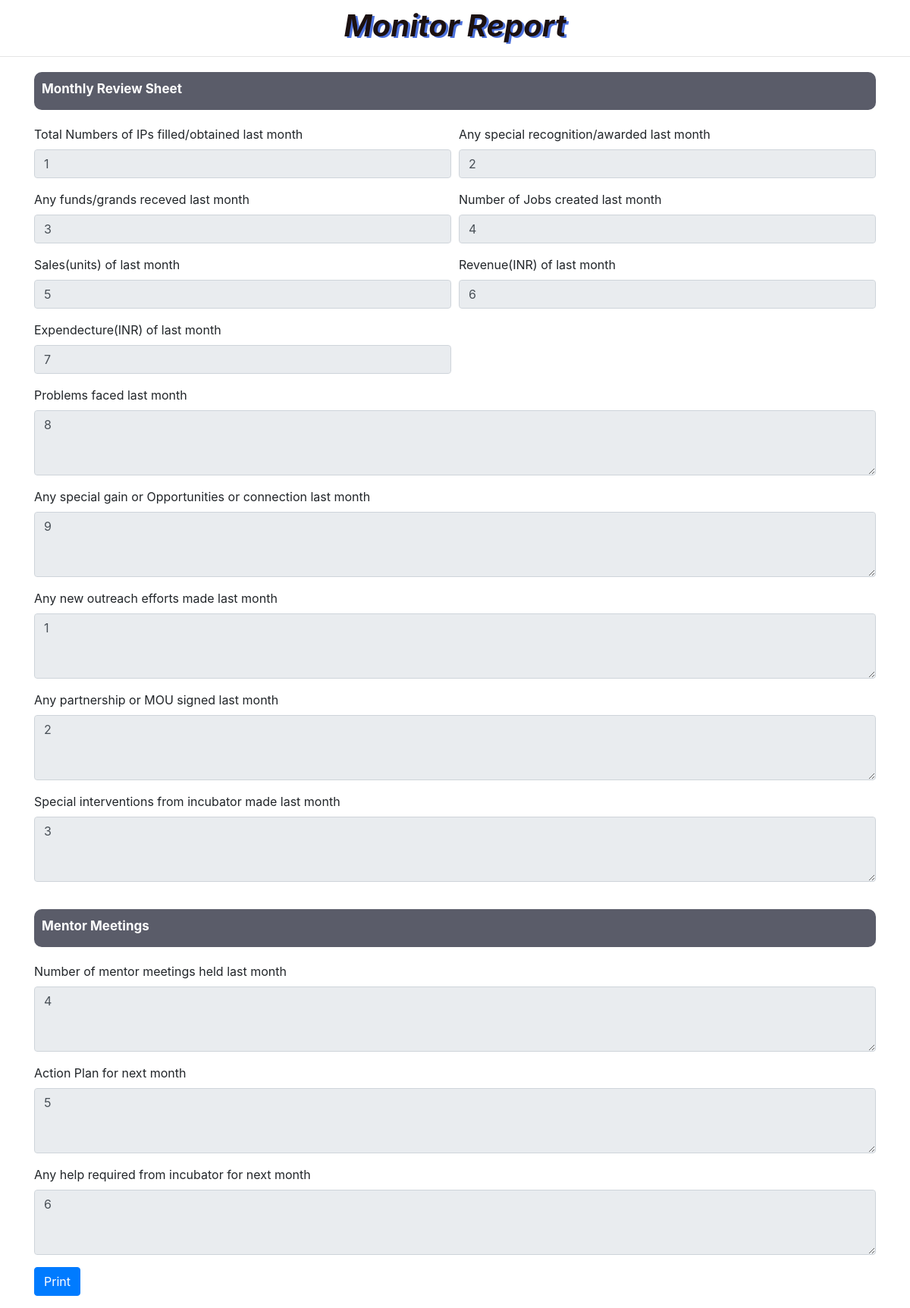
The app's page /dashboard/monitor_report/2/ with its own data.
### useraccount/models.py (models this page shows, shortened)
class MonitorSheetReport(models.Model):
	connect_startup			      	= models.ForeignKey(StartUp, on_delete=models.CASCADE)
	ips_till_date					= models.CharField(max_length=100,null=True,blank=True)
	recognisation_till_date			= models.CharField(max_length=100,null=True,blank=True)
	funds_till_date					= models.CharField(max_length=100,null=True,blank=True)
	jobs_created_till_date 			= models.CharField(max_length=100,null=True,blank=True)
	sales_till_date					= models.CharField(max_length=100,null=True,blank=True)
	revenew_till_date				= models.CharField(max_length=100,null=True,blank=True)
	expendicture_till_date			= models.CharField(max_length=100,null=True,blank=True)
	ips_last_month					= models.CharField(max_length=100,null=True,blank=True)
	recognisation_last_month		= models.CharField(max_length=100,null=True,blank=True)
	funds_last_month				= models.CharField(max_length=100,null=True,blank=True)
	jobs_created_last_month 		= models.CharField(max_length=100,null=True,blank=True)
	sales_last_month				= models.CharField(max_length=100,null=True,blank=True)
	revenew_last_month				= models.CharField(max_length=100,null=True,blank=True)
	expendicture_last_month			= models.CharField(max_length=100,null=True,blank=True)
	problems						= models.CharField(max_length=2000,null=True,blank=True)
	oppertunities					= models.CharField(max_length=2000,null=True,blank=True)
	out_reach						= models.CharField(max_length=2000,null=True,blank=True)
	intervention 					= models.CharField(max_length=2000,null=True,blank=True)
	partnership_mou					= models.CharField(max_length=1000,null=True,blank=True)
	monitor_meeting					= models.CharField(max_length=1000,null=True,blank=True)
	action_plan						= models.CharField(max_length=2000,null=True,blank=True)
	help_required					= models.CharField(max_length=2000,null=True,blank=True)
	first_atempt					= models.BooleanField(default=True)
	allow_edit 						= models.BooleanField(default=False)
	date_of_filling					= models.DateTimeField(verbose_name='report date_of_filling', auto_now_add=True)

### dashboard/views.py (the view)
# urls.py: path('monitor_report/<int:pk>/',views.monitor_report,name='monitor_report'),
def monitor_report(request,pk):
    monitor_sheet_obj = MonitorSheetReport.objects.get(pk=pk)
    return render(request,'monitor_report.html',{'monitor_report':monitor_sheet_obj})

### templates/monitor_report.html (shortened to what this page needs)
{% load static %}
<html lang="en">
<head>
    <link href="https://stackpath.bootstrapcdn.com/bootstrap/4.5.0/css/bootstrap.min.css" rel="stylesheet"
>
</head>
<body>
    <h1
        style="text-align: center;font-weight: bold;color: bold;color:rgb(28, 17, 17);text-shadow: 3px 2px rgb(76, 113, 221);margin-top: 10px;">
        <i>Monitor Report</i></h1>
    <hr>
    <div class="container-fluid container">
        <div class="heading">
            <p class="font-weight-bold">Monthly Review Sheet</p>
        </div>
        <div class="form-row">
            <div class="form-group col-md-6">
                <label for="inputips_last_month">Total Numbers of IPs filled/obtained last month</label>
                <input disabled value="{{monitor_report.ips_last_month}}" type="text" class="form-control"
                    name="ips_last_month" id="inputips_last_month"
                    placeholder="Total Numbers of IPs filled/obtained last month">
            </div>
            <div class="form-group col-md-6">
                <label for="inputrecognisation_last_month">Any special recognition/awarded last month</label>
                <input disabled value="{{monitor_report.recognisation_last_month}}" type="text" class="form-control"
                    name="recognisation_last_month" id="inputrecognisation_last_month"
                    placeholder="Any special recognition/awarded last month">
            </div>
            <div class="form-group col-md-6">
                <label for="inputfunds_last_month">Any funds/grands receved last month</label>
                <input disabled value="{{monitor_report.funds_last_month}}" type="text" class="form-control"
                    name="funds_last_month" id="inputfunds_last_month"
                    placeholder="Any funds/grands receved last month">
            </div>
            <div class="form-group col-md-6">
                <label for="inputjobs_created_last_month">Number of Jobs created last month</label>
                <input disabled value="{{monitor_report.jobs_created_last_month}}" type="text" class="form-control"
                    name="jobs_created_last_month" id="inputjobs_created_last_month"
                    placeholder="Number of Jobs created last month">
            </div>
            <div class="form-group col-md-6">
                <label for="inputsales_last_month">Sales(units) of last month</label>
                <input disabled value="{{monitor_report.sales_last_month}}" type="text" class="form-control"
                    name="sales_last_month" id="inputsales_last_month" placeholder="Sales(units) of last month">
            </div>
            <div class="form-group col-md-6">
                <label for="inputrevenew_last_month">Revenue(INR) of last month</label>
                <input disabled value="{{monitor_report.revenew_last_month}}" type="text" class="form-control"
                    name="revenew_last_month" id="inputrevenew_last_month" placeholder="Revenew(INR) of last month">
            </div>
            <div class="form-group col-md-6">
                <label for="inputexpendicture_last_month">Expendecture(INR) of last month</label>
                <input disabled value="{{monitor_report.expendicture_last_month}}" type="text" class="form-control"
                    name="expendicture_last_month" id="inputexpendicture_last_month"
                    placeholder="Expendecture(INR) of last month">
            </div>
            <div class="form-group col-md-12">
                <label for="inputAction">Problems faced last month</label>
                <textarea class="form-control" disabled name="problems" id="inputAction" rows="3"
                    placeholder="Problems faced last month">{{monitor_report.problems}}</textarea>
            </div>
            <div class="form-group col-md-12">
                <label for="inputFuturePlan">Any special gain or Opportunities or connection last month</label>
                <textarea disabled class="form-control" name="oppertunities" id="inputFuturePlan" rows="3"
                    placeholder="Any special gain or Opportunities or connection last month">{{monitor_report.oppertunities}}</textarea>
            </div>
            <div class="form-group col-md-12">
                <label for="inputAction">Any new outreach efforts made last month</label>
                <textarea disabled class="form-control" name="out_reach" id="inputAction" rows="3"
                    placeholder="Any new outreach efforts made last month">{{monitor_report.out_reach}}</textarea>
            </div>
            <div class="form-group col-md-12">
                <label for="inputRequiredHelp">Any partnership or MOU signed last month</label>
                <textarea disabled class="form-control" name="partnership_mou" id="inputRequiredHelp" rows="3"
                    placeholder="Any partnership or MOU signed last month">{{monitor_report.partnership_mou}}</textarea>
            </div>
            <div class="form-group col-md-12">
                <label for="inputRequiredHelp">Special interventions from incubator made last month</label>
                <textarea disabled class="form-control" name="intervention" id="inputRequiredHelp" rows="3"
                    placeholder="Special interventions from incubator made last month">{{monitor_report.intervention}}</textarea>
            </div>
        </div>
        <div class="heading">
            <p class="font-weight-bold">Mentor Meetings</p>
        </div>
        <div class="form-row">
            <div class="form-group col-md-12">
                <label for="inputAction">Number of mentor meetings held last month</label>
                <textarea disabled class="form-control" name="monitor_meeting" id="inputAction" rows="3"
                    placeholder="Number of mentor meetings held last month">{{monitor_report.monitor_meeting}}</textarea>
            </div>
            <div class="form-group col-md-12">
                <label for="inputRequiredHelp">Action Plan for next month</label>
                <textarea disabled class="form-control" name="action_plan" id="inputRequiredHelp" rows="3"
                    placeholder="Action Plan for next month">{{monitor_report.action_plan}}</textarea>
            </div>
            <div class="form-group col-md-12">
                <label for="inputRequiredHelp">Any help required from incubator for next month</label>
                <textarea disabled class="form-control" name="help_required" id="inputRequiredHelp" rows="3"
                    placeholder="Any help required from incubator for next month">{{monitor_report.help_required}}</textarea>
            </div>
        </div>
        <button type="submit" onclick="printDiv('priantableArea')" class="btn btn-primary mb-3">Print</button>
    </div>
</body>
</html>

### templates/monitor_report.html (style rules this page uses)
.heading { width: 100%; height: 50px; background: #5A5C69; border-radius: 10px; margin: 20px 0; }
.heading p { padding: 10px; font-size: 17px; color: #fff; }

### records on screen
MonitorSheetReport: ips_last_month "1", recognisation_last_month "2", funds_last_month "3", jobs_created_last_month "4", sales_last_month "5", revenew_last_month "6", expendicture_last_month "7", problems "8", oppertunities "9", out_reach "1", partnership_mou "2", intervention "3", monitor_meeting "4", action_plan "5", help_required "6"
